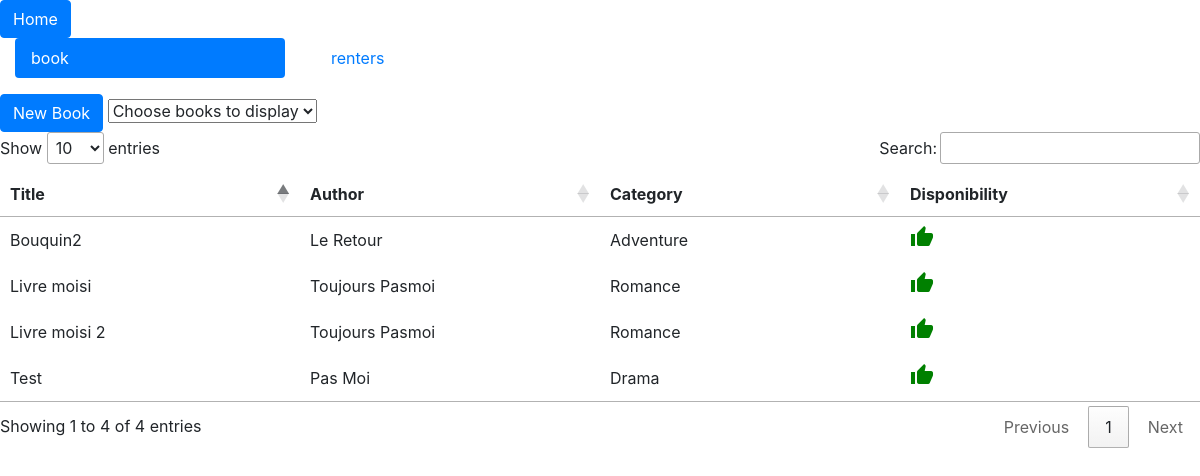
Page /controller/home.php on the committed database.
### tables this page shows
CREATE TABLE `books` (
  `id_book` int(10) UNSIGNED NOT NULL,
  `title` varchar(50) NOT NULL,
  `author` varchar(50) NOT NULL,
  `release_date` int(4) UNSIGNED NOT NULL,
  `category` varchar(25) NOT NULL,
  `summary` text,
  `disponibility` tinyint(1) DEFAULT '1'
);

### controller/home.php (called while the page is built, shortened)
<?php
require_once '../model/data.php';
$category="";
$books = $book_manager->getAllBooks($category);
require '../view/home_v.php';

### model/data.php (called while the page is built, shortened)
<?php
require 'BookManager.php';
require 'dbconnect/dbconnect.php';
$book_manager = new BookManager($db);

### model/BookManager.php (called while the page is built, shortened)
<?php
class BookManager
{
    private $_db;
    private function setDb(PDO $db)
    {
        $this->_db = $db;
    }
    public function getAllBooks($category)
    {
        $cat_sort = "";
        $query = $this->_db->query("SELECT * FROM books".$cat_sort);
        $books = $query->fetchAll(PDO::FETCH_ASSOC);
        foreach ($books as $key => $book) {
            $books[$key] = new Book($book);
        }
        return $books;
    }
}

### services/Hydrate.php (called while the page is built, shortened)
<?php
trait Hydrate {
    public function hydrate(array $data)
    {
      foreach ($data as $key => $value) {
          $method = 'set'.ucfirst($key);
      }
    }
}

### entities/Book.php (called while the page is built, shortened)
<?php
class Book {
  private $id_book;
  private $title;
  private $author;
  private $category;
  private $disponibility;
    public function getId_book()
    {
        return $this->id_book;
    }
    public function setId_book($id_book)
    {
        $id_book = (int) $id_book;
        if (is_int($id_book) && $id_book > 0) {
          $this->id_book = $id_book;
        }
    }
    public function getTitle()
    {
        return $this->title;
    }
    public function setTitle($title)
    {
        if(strlen($title) <= 50 && strlen($title) > 0 && preg_match('#^[a-zA-Z0-9- ]*$#', $title)) {
            $this->title = $title;
          }
    }
    public function getAuthor()
    {
        return $this->author;
    }
    public function setAuthor($author)
    {
        if(strlen($author) <= 50 && strlen($author) > 0 && preg_match('#^[a-zA-Z- ]*$#', $author)) {
            $this->author = $author;
          }
    }
    public function setRelease_date($release_date)
    {
        $release_date = (int) $release_date;
    }
    public function getCategory()
    {
        return $this->category;
    }
    public function setCategory($category)
    {
        if(strlen($category) <= 25 && strlen($category) > 0 && preg_match('#^[a-zA-Z- ]*$#', $category)) {
            $this->category = $category;
          }
    }
    public function getDisponibility()
    {
        return $this->disponibility;
    }
    public function setDisponibility($disponibility)
    {
        $this->disponibility = $disponibility;
    }
}

### view/home_v.php (the view, shortened to what this page needs)
<?php
require "template/head.php";
require "template/header.php";
?>
<ul class="nav nav-pills mb-3" id="pills-tab" role="tablist">
        <li class="nav-item col-12 col-md-6 col-lg-3">
          <a class="nav-link active" id="pills-books-tab" data-toggle="pill" href="#nav-books" role="tab" aria-controls="nav-books" aria-selected="true">book</a>
        </li>
        <li class="nav-item col-12 col-md-6 col-lg-3">
          <a class="nav-link" id="pills-renters-tab" data-toggle="pill" href="#nav-renters" role="tab" aria-controls="nav-renters" aria-selected="true">renters</a>
        </li>
</ul>
<div class="tab-content" id="nav-tabContent">
    <div class="tab-pane fade show active" id="nav-books" role="tabpanel" aria-labelledby="nav-books-tab">
    <button class="btn btn-primary header_btn" type="button" data-toggle="collapse" data-target="#collapseNewBook" aria-expanded="false" aria-controls="collapseNewBook">
          New Book
    </button>
    <select name="select_cat" id="select_cat">
        <option value="0">Choose books to display</option>
    </select>
    <table id="book_table">
        <thead>
            <tr>
                <th>Title</th>
                <th>Author</th>
                <th>Category</th>
                <th>Disponibility</th>
            </tr>
        </thead>
        <tbody>
        <?php
        foreach ($books as $book) {
            ?>
            <tr class="books" id="<?php echo $book->getId_book(); ?>" title="Show book details">
                <td class="col-3"><?php echo $book->getTitle(); ?></td>
                <td class="col-3"><?php echo $book->getAuthor(); ?></td>
                <td class="col-3"><?php echo $book->getCategory(); ?></td>
                <td class="col-3"><?php echo $book->getDisponibility()==1 ? '<i class="material-icons green">thumb_up</i>' : '<i class="material-icons red">thumb_down</i>'; ?></td>
            </tr>
            <?php
        }
        ?>
        </tbody>
    </table>
    </div>
<?php
require 'template/footer.php';

### view/template/head.php (shortened to what this page needs)
<!doctype html>
<html class="no-js" lang="">
<head>
  <link rel="stylesheet" href="../css/bootstrap.css">
  <link rel="stylesheet" href="../css/normalize.css">
  <link rel="stylesheet" href="https://cdn.datatables.net/1.10.16/css/jquery.dataTables.min.css">
  <link rel="stylesheet" href="../css/stacktable.css">
  <link rel="stylesheet" href="../css/main.css">
</head>
<body>

### view/template/header.php
<header>
    <a href="home.php" class="btn btn-primary">Home</a>
</header>

### view/template/footer.php (shortened to what this page needs)
</body>
</html>

### css/stacktable.css (style rules this page uses)
.stacktable { width: 100%; }
.stacktable.large-only { display: table; }

### css/main.css (style rules this page uses)
.green { color: green; }

### rows in the picture
books: title "Test", author "Pas Moi", category "Drama", disponibility 1 (drawn)
books: title "Bouquin2", author "Le Retour", category "Adventure", disponibility 1 (drawn)
books: title "Livre moisi", author "Toujours Pasmoi", category "Romance", disponibility 1 (drawn)
books: title "Livre moisi 2", author "Toujours Pasmoi", category "Romance", disponibility 1 (drawn)
